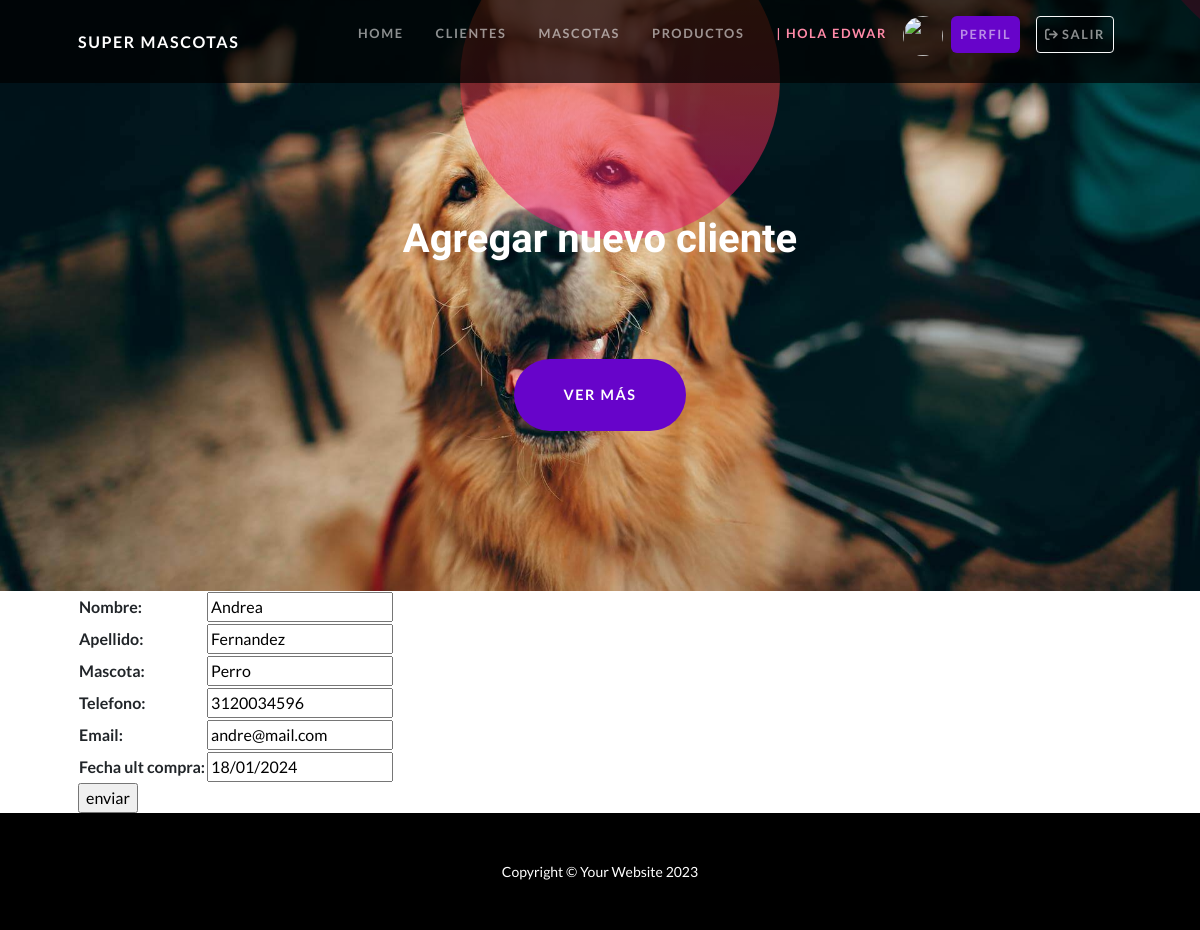
/apptienda/clientes_update/1 (signed in), run on the app's committed database.
### apptienda/models.py (models this page shows, shortened)
class Cliente(models.Model):
    nombre=models.CharField(max_length=50)
    apellido= models.CharField(max_length=50)
    mascota= models.CharField(max_length=50)
    telefono=models.IntegerField()
    email = models.EmailField()
    fecha_ult_compra = models.DateField()

### apptienda/views.py (the view)
# urls.py: path('clientes_update/<int:pk>', ClientesUpdate.as_view(), name='cliente_update'),
class ClientesUpdate(LoginRequiredMixin,UpdateView):
    model=Cliente
    fields=['nombre','apellido','mascota','telefono','email','fecha_ult_compra']
    success_url=reverse_lazy('clientes')

### apptienda/templates/apptienda/cliente_form.html (shortened to what this page needs)
{% extends 'apptienda/home.html' %}
{% block title %}
    <h1 class="mb-5">Agregar nuevo cliente</h1>
{% endblock title %}
{% block contenido %}
    <form action="" method="post">
        <table>
            {{form.as_table }}
        </table>
        <input type="submit" value="enviar" style="display: block;">
    </form>
{% endblock contenido %}

### apptienda/templates/apptienda/home.html (shortened to what this page needs)
<!DOCTYPE html>
<html lang="en">
    <head>
        {% load static %}
        <link href="{% static 'css/styles.css' %}" rel="stylesheet" />
        <link rel="stylesheet" href="https://cdnjs.cloudflare.com/ajax/libs/font-awesome/6.4.0/css/all.min.css">
    </head>
    <body id="page-top">
        <nav class="navbar navbar-expand-lg navbar-dark navbar-custom fixed-top">
            <div class="container px-5">
                <a class="navbar-brand" href="{% url 'home' %}">Super mascotas</a>
                <div class="collapse navbar-collapse" id="navbarResponsive">
                    <ul class="navbar-nav ms-auto">
                        <li class="nav-item"><a class="nav-link" href="{% url 'home' %}">Home</a></li>
                        {% if user.is_authenticated %}
                            <li class="nav-item"><a class="nav-link" href="{% url 'clientes' %}">Clientes</a></li>
                            <li class="nav-item"><a class="nav-link" href="{% url 'mascotas' %}">Mascotas</a></li>
                            <li class="nav-item"><a class="nav-link" href="{% url 'productos' %}">Productos</a></li>
                            <li class="nav-item"><p class="nav-link" style="color:#FF8AA8">| Hola {{user.username}}</p></li>
                            <div class="text-center avatar">
                                <a  href="{% url 'agregar_avatar' %}" ><img src="{{ request.session.avatar }}" height="40px" weight="40px"/></a>
                            </div>
                            <li class="nav-item btn-profile" ><a class="nav-link btn btn-primary" href="{% url 'editar_perfil' %}">perfil</a></li>
                            <li class="nav-item btn-profile"><a class="nav-link btn btn-outline-light btn-sm" href="{% url 'logout' %}"><i class="fa-solid fa-arrow-right-from-bracket"></i> Salir</a></li>
                        {% else %}
                            <li class="nav-item"><a class="nav-link btn btn-outline-light" href="{% url 'login' %}">Login</a></li>
                            <li class="nav-item"><a class="nav-link btn btn-primary" href="{% url 'registro' %}">Register</a></li>
                        {% endif %}
                    </ul>
                </div>
            </div>
        </nav>
        <header class="masthead text-center text-white">
            <div class="masthead-content">
                <div class="container px-5">
                    {% block title %}{% endblock title %}
                    <a class="btn btn-primary btn-xl rounded-pill mt-5" href="{% url 'productos' %}">ver más</a>
                </div>
            </div>
            <div class="bg-circle-2 bg-circle"></div>
            <div class="bg-circle-4 bg-circle"></div>
        </header>
        <section id="scroll">
            <div class="container px-5">
                <div class="row gx-5 align-items-center">
                    {% block contenido %}
                    {% endblock contenido %}
                </div>
            </div>
        </section>
        <footer class="py-5 bg-black">
            <div class="container px-5"><p class="m-0 text-center text-white small">Copyright &copy; Your Website 2023</p></div>
        </footer>
    </body>
</html>

### data on the page
Cliente: nombre "Andrea", apellido "Fernandez", mascota "Perro", telefono "3120034596", email "andre@mail.com", fecha_ult_compra "18/01/2024"

### other printed values
{{ user.username }} "EDWAR"
